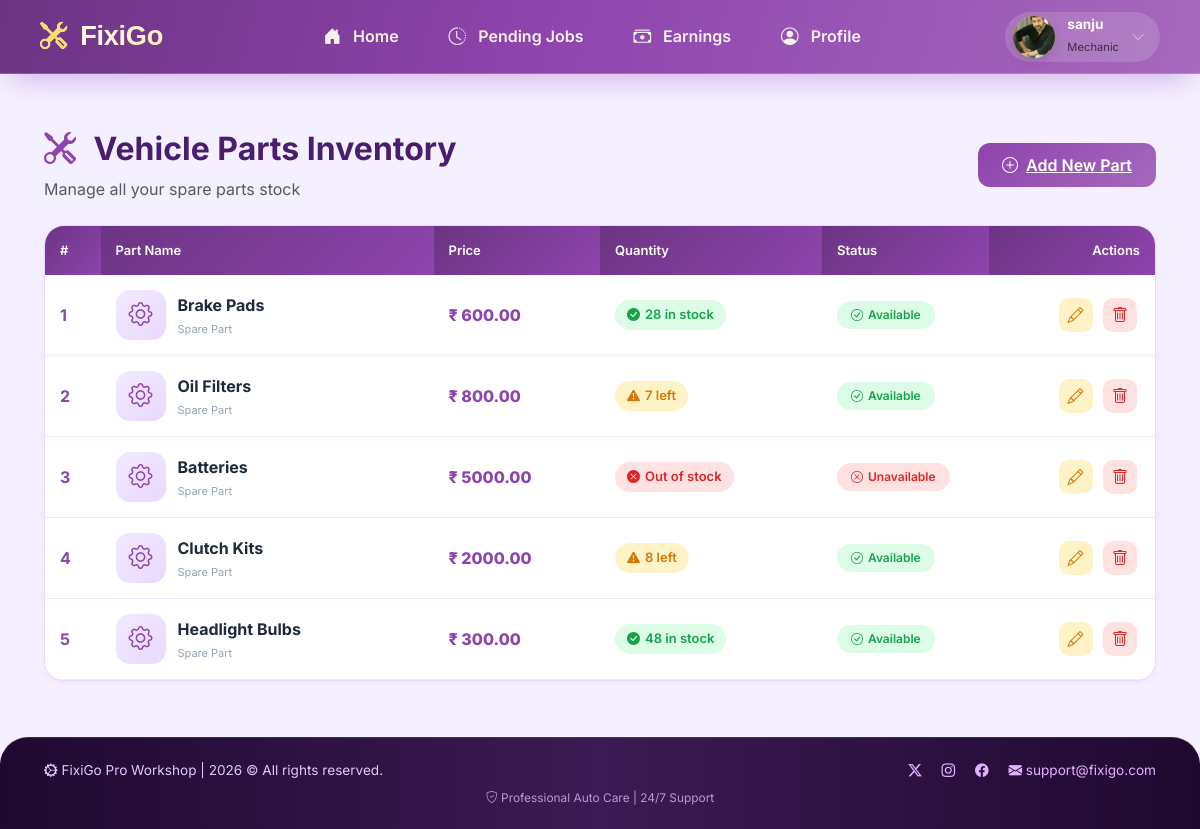
The page /mechanic/parts-list/ (signed in) on the database its author committed.
### mechanic/models.py (models this page shows, shortened)
class Mechanic(models.Model):
    name = models.CharField(max_length=255)
    email = models.EmailField(unique=True)
    number = models.CharField(max_length=15)
    address = models.TextField()
    certificate = models.FileField(upload_to='mechanic_certificate/')
    aadhaar = models.TextField(max_length=12)
    experience_certificate = models.FileField(upload_to='mechanic_experience_certificate/', blank=True, null=True)
    city = models.ForeignKey(City, on_delete=models.CASCADE)
    password = models.CharField(max_length=255)
    profile_pic = models.ImageField(upload_to='mechanic_profile_pic/', blank=True, null=True)
    is_valid = models.BooleanField(default=False)
    is_reject = models.BooleanField(default=False)
    account_suspend = models.BooleanField(default=False)
    last_login_date = models.DateTimeField(blank=True, null=True)
    application_created_at = models.DateTimeField(auto_now_add=True)
    created_at = models.DateTimeField(blank=True, null=True)

class StockManagement(models.Model):
    mechanic = models.ForeignKey(Mechanic, on_delete=models.CASCADE)
    item_name = models.CharField(max_length=255)
    quantity = models.PositiveIntegerField()
    stock_pic = models.ImageField(upload_to='stock_pic/', blank=True, null=True)
    price = models.DecimalField(max_digits=10, decimal_places=2)
    created_at = models.DateTimeField(auto_now_add=True)

### mechanic/views.py (the view)
# urls.py: path('parts-list/', views.vehicle_parts_list, name='vehicle_parts_list'),
def vehicle_parts_list(request):
    mechanic = check_mechanic_access(request)
    if mechanic is None:
        return redirect('login_mechanic')
    if mechanic == 'not_valid':
        return render(request, 'application_submitted.html')
    if mechanic == 'reject':
        return render(request, 'application_rejected.html')
    stockes = StockManagement.objects.filter(mechanic=mechanic)
    return render(request, 'vehicle_parts_list.html', {
        'mechanic': mechanic,
        'stockes' : stockes
    })

### customer/context_processors.py (called while the page is built)
def fixigo_data(request):
    try:
        fixigo = Fixigo.objects.latest('id')
    except Fixigo.DoesNotExist:
        fixigo = None
    return {
        'fixigo': fixigo
    }

### mechanic/views.py (called while the page is built)
def check_mechanic_access(request):
    mechanic_id = request.session.get('mechanic_id')
    if not mechanic_id:
        return None
    try:
        mechanic = Mechanic.objects.get(id=mechanic_id)
        if mechanic.is_reject:
            return 'reject'
        if not mechanic.is_valid:
            return 'not_valid'
        return mechanic
    except Mechanic.DoesNotExist:
        return None

### mechanic/templates/vehicle_parts_list.html (shortened to what this page needs)
{% extends 'base_mechanic.html' %}
{% block content %}
<div class="container py-4">
    <div class="page-header d-flex justify-content-between align-items-center flex-wrap gap-3">
        <div>
            <h2>
                <i class="bi bi-tools"></i>
                Vehicle Parts Inventory
            </h2>
            <p class="text-muted mb-0">Manage all your spare parts stock</p>
        </div>
        <a href="{% url 'add_vehicle_parts' %}" class="btn-add-part">
            <i class="bi bi-plus-circle"></i> Add New Part
        </a>
    </div>
    <div class="parts-card">
        {% if stockes %}
        <div class="table-responsive">
            <table class="table parts-table">
                <thead>
                    <tr>
                        <th style="width: 5%;">#</th>
                        <th style="width: 30%;">Part Name</th>
                        <th style="width: 15%;">Price</th>
                        <th style="width: 20%;">Quantity</th>
                        <th style="width: 15%;">Status</th>
                        <th style="width: 15%;" class="text-end">Actions</th>
                    </tr>
                </thead>
                <tbody>
                    {% for s in stockes %}
                    <tr>
                        <td class="fw-bold" style="color: #8e44ad;">{{ forloop.counter }}</td>
                        <td>
                            <div class="d-flex align-items-center">
                                <div class="part-icon">
                                    <i class="bi bi-gear"></i>
                                </div>
                                <div>
                                    <div class="part-name">{{ s.item_name }}</div>
                                    <div class="part-category">Spare Part</div>
                                </div>
                            </div>
                        </td>
                        <td>
                            <span class="part-price">₹ {{ s.price }}</span>
                        </td>
                        <td>
                            {% if s.quantity > 10 %}
                                <span class="qty-badge qty-high">
                                    <i class="bi bi-check-circle-fill"></i> {{ s.quantity }} in stock
                                </span>
                            {% elif s.quantity > 0 %}
                                <span class="qty-badge qty-low">
                                    <i class="bi bi-exclamation-triangle-fill"></i> {{ s.quantity }} left
                                </span>
                            {% else %}
                                <span class="qty-badge qty-out">
                                    <i class="bi bi-x-circle-fill"></i> Out of stock
                                </span>
                            {% endif %}
                        </td>
                        <td>
                            {% if s.quantity > 0 %}
                                <span class="status-badge status-available">
                                    <i class="bi bi-check-circle"></i> Available
                                </span>
                            {% else %}
                                <span class="status-badge status-unavailable">
                                    <i class="bi bi-x-circle"></i> Unavailable
                                </span>
                            {% endif %}
                        </td>
                        <td class="text-end">
                            <a href="{% url 'modify_vehicle_parts' s.id %}" class="btn-action btn-edit-part" title="Edit Part">
                                <i class="bi bi-pencil"></i>
                            </a>
                            <button type="button"
                                    class="btn-action btn-delete-part"
                                    onclick="openDeleteModal('{{ s.id }}', '{{ s.item_name }}', '{{ s.price }}', '{{ s.quantity }}')"
                                    title="Delete Part">
                                <i class="bi bi-trash"></i>
                            </button>
                        </td>
                    </tr>
                    {% endfor %}
                </tbody>
            </table>
        </div>
        {% endif %}
    </div>
</div>
{% endblock %}

### mechanic/templates/base_mechanic.html (shortened to what this page needs)
<!DOCTYPE html>
<html lang="en">
<head>
    <link href="https://cdn.jsdelivr.net/npm/bootstrap@5.3.2/dist/css/bootstrap.min.css" rel="stylesheet">
    <link href="https://cdn.jsdelivr.net/npm/bootstrap-icons/font/bootstrap-icons.css" rel="stylesheet">
</head>
<body>
    <header>
        <nav class="navbar navbar-expand-lg navbar-purple">
            <div class="container-fluid px-0 px-md-2">
                <a class="navbar-brand" href="{% url 'home_mechanic' %}">
                    <i class="bi bi-tools"></i> FixiGo
                </a>
                <div class="collapse navbar-collapse" id="mechanicNavbar">
                    <ul class="navbar-nav mx-auto mb-2 mb-lg-0 align-items-center">
                        <li class="nav-item">
                            <a class="nav-link nav-link-custom {% if request.resolver_match.url_name == 'home_mechanic' %}active{% endif %}" href="{% url 'home_mechanic' %}">
                                <i class="bi bi-house-door-fill"></i> <span>Home</span>
                            </a>
                        </li>
                        <li class="nav-item">
                            <a class="nav-link nav-link-custom {% if request.resolver_match.url_name == 'pending_jobs_list' %}active{% endif %}" href="{% url 'pending_jobs_list' %}">
                                <i class="bi bi-clock-history"></i> <span>Pending Jobs</span>
                            </a>
                        </li>
                        <li class="nav-item">
                            <a class="nav-link nav-link-custom {% if request.resolver_match.url_name == 'earnings' %}active{% endif %}" href="{% url 'earnings' %}">
                                <i class="bi bi-cash-stack"></i> <span>Earnings</span>
                            </a>
                        </li>
                        <li class="nav-item">
                            <a class="nav-link nav-link-custom {% if request.resolver_match.url_name == 'profile_page_mechanic' %}active{% endif %}" href="{% url 'profile_page_mechanic' %}">
                                <i class="bi bi-person-circle"></i> <span>Profile</span>
                            </a>
                        </li>
                    </ul>
                    <div class="profile-dropdown-wrapper" style="position: relative;">
                        <div class="profile-header" id="profilePillBtn">
                            <div class="avatar-circle">
                                {% if mechanic.profile_pic %}
                                    <img src="{{ mechanic.profile_pic.url }}" alt="Profile">
                                {% else %}
                                    {{ mechanic.name|slice:":1"|upper|default:"M" }}
                                {% endif %}
                            </div>
                            <div class="user-info">
                                <h6>{{ mechanic.name|default:"Mechanic" }}</h6>
                                <small>Mechanic</small>
                            </div>
                            <i class="bi bi-chevron-down text-white-50 small"></i>
                        </div>
                    </div>
                </div>
            </div>
        </nav>
    </header>
    <main class="main-content">
        {% block content %}{% endblock %}
    </main>
    <footer class="footer-purple">
        <div class="container-fluid">
            <div class="row align-items-center gy-3">
                <div class="col-md-6 text-center text-md-start">
                    <i class="bi bi-gear-wide-connected"></i> FixiGo Pro Workshop | <span id="currentYear"></span> © All rights reserved.
                </div>
                <div class="col-md-6 text-center text-md-end">
                    <a href="#" class="me-3"><i class="bi bi-twitter-x"></i></a>
                    <a href="#" class="me-3"><i class="bi bi-instagram"></i></a>
                    <a href="#" class="me-3"><i class="bi bi-facebook"></i></a>
                    <a href="#"><i class="bi bi-envelope-fill"></i> support@fixigo.com</a>
                </div>
            </div>
            <div class="row mt-2">
                <div class="col text-center small opacity-75">
                    <i class="bi bi-shield-check"></i> Professional Auto Care | 24/7 Support
                </div>
            </div>
        </div>
    </footer>
</body>
</html>

### mechanic/templates/base_mechanic.html (style rules this page uses)
* { margin: 0; padding: 0; box-sizing: border-box; }
body { font-family: 'Inter', sans-serif; background: #f5f0ff; min-height: 100vh; display: flex; flex-direction: column; }
.navbar-purple { background: linear-gradient(105deg, #6c3483 0%, #8e44ad 45%, #a569bd 100%); backdrop-filter: blur(2px); padding: 0.7rem 2rem; box-shadow: 0 15px 30px -12px rgba(106, 13, 173, 0.3); border-bottom: 1px solid rgba(255,255,240,0.2); transition: all 0.2s; position: sticky; top: 0; z-index: 1030; }
.navbar-brand { font-family: 'Poppins', sans-serif; font-weight: 800; font-size: 1.7rem; background: linear-gradient(125deg, #fff, #ffecb3); -webkit-background-clip: text; background-clip: text; color: transparent; letter-spacing: -0.3px; }
.navbar-brand i { background: none; color: #ffd966; margin-right: 6px; }
.nav-link-custom { font-weight: 600; margin: 0 5px; padding: 8px 20px !important; border-radius: 40px; color: rgba(255,255,245,0.92) !important; transition: all 0.25s cubic-bezier(0.2, 0.9, 0.4, 1.2); }
.nav-link-custom i { margin-right: 8px; font-size: 1.1rem; }
.profile-header { background: rgba(255,255,240,0.15); border-radius: 60px; padding: 4px 15px 4px 8px; backdrop-filter: blur(4px); cursor: pointer; transition: 0.2s; display: flex; align-items: center; gap: 12px; position: relative; }
.avatar-circle { width: 42px; height: 42px; background: linear-gradient(145deg, #ffd966, #f39c12); border-radius: 50%; display: flex; align-items: center; justify-content: center; font-weight: bold; font-size: 1.1rem; color: #4a1d6d; box-shadow: 0 5px 12px rgba(0,0,0,0.1); overflow: hidden; }
.avatar-circle img { width: 100%; height: 100%; object-fit: cover; }
.user-info h6 { margin: 0; font-weight: 700; font-size: 0.85rem; color: white; }
.user-info small { font-size: 0.7rem; opacity: 0.85; }
.main-content { flex: 1; padding: 2rem; }
.footer-purple { background: linear-gradient(90deg, #1f0930, #3c1a54, #1f0930); color: #e2c6ff; padding: 1.4rem 2rem; margin-top: auto; border-top-left-radius: 28px; border-top-right-radius: 28px; font-size: 0.85rem; border-top: 1px solid #a569bd40; }
.footer-purple a { color: #e2b0ff; text-decoration: none; transition: 0.2s; }

### mechanic/templates/vehicle_parts_list.html (style rules this page uses)
.page-header { margin-bottom: 1.5rem; }
.page-header h2 { font-weight: 700; color: #4a1d6d; }
.page-header h2 i { color: #8e44ad; margin-right: 10px; }
.btn-add-part { background: linear-gradient(135deg, #8e44ad, #a569bd); border: none; border-radius: 12px; padding: 10px 24px; font-weight: 600; color: white; transition: all 0.2s ease; display: inline-flex; align-items: center; gap: 8px; }
.parts-card { background: white; border-radius: 20px; border: 1px solid #e9d9ff; overflow: hidden; box-shadow: 0 2px 10px rgba(106,13,173,0.05); }
.parts-table { margin-bottom: 0; }
.parts-table thead th { background: linear-gradient(135deg, #6c3483, #8e44ad); color: white; font-weight: 600; font-size: 13px; padding: 15px; border: none; }
.parts-table thead th:first-child { border-radius: 0; }
.parts-table tbody tr { transition: all 0.2s ease; border-bottom: 1px solid #f0e8ff; }
.parts-table tbody td { padding: 15px; vertical-align: middle; }
.part-icon { width: 50px; height: 50px; background: linear-gradient(135deg, #f3e9ff, #e9d9ff); border-radius: 14px; display: flex; align-items: center; justify-content: center; margin-right: 12px; }
.part-icon i { font-size: 24px; color: #8e44ad; }
.part-name { font-weight: 700; color: #1e293b; margin-bottom: 4px; }
.part-category { font-size: 11px; color: #94a3b8; }
.part-price { font-weight: 800; color: #8e44ad; font-size: 16px; }
.qty-badge { padding: 5px 12px; border-radius: 50px; font-size: 13px; font-weight: 600; display: inline-flex; align-items: center; gap: 5px; }
.qty-high { background: #dcfce7; color: #16a34a; }
.qty-low { background: #fef3c7; color: #d97706; }
.qty-out { background: #fee2e2; color: #dc2626; }
.status-badge { padding: 5px 14px; border-radius: 50px; font-size: 12px; font-weight: 600; display: inline-flex; align-items: center; gap: 5px; }
.status-available { background: #dcfce7; color: #16a34a; }
.status-unavailable { background: #fee2e2; color: #dc2626; }
.btn-action { width: 34px; height: 34px; padding: 0; border-radius: 10px; display: inline-flex; align-items: center; justify-content: center; transition: all 0.2s ease; margin: 0 3px; }
.btn-edit-part { background: #fef3c7; color: #d97706; border: none; }
.btn-delete-part { background: #fee2e2; color: #dc2626; border: none; }

### rows shown on the page
Mechanic: profile_pic (picture), name "sanju"
StockManagement: item_name "Brake Pads", price "600.00", quantity "28", shows "Available"
StockManagement: item_name "Oil Filters", price "800.00", quantity "7", shows "Available"
StockManagement: item_name "Batteries", price "5000.00", quantity 0 (drawn)
StockManagement: item_name "Clutch Kits", price "2000.00", quantity "8", shows "Available"
StockManagement: item_name "Headlight Bulbs", price "300.00", quantity "48", shows "Available"
